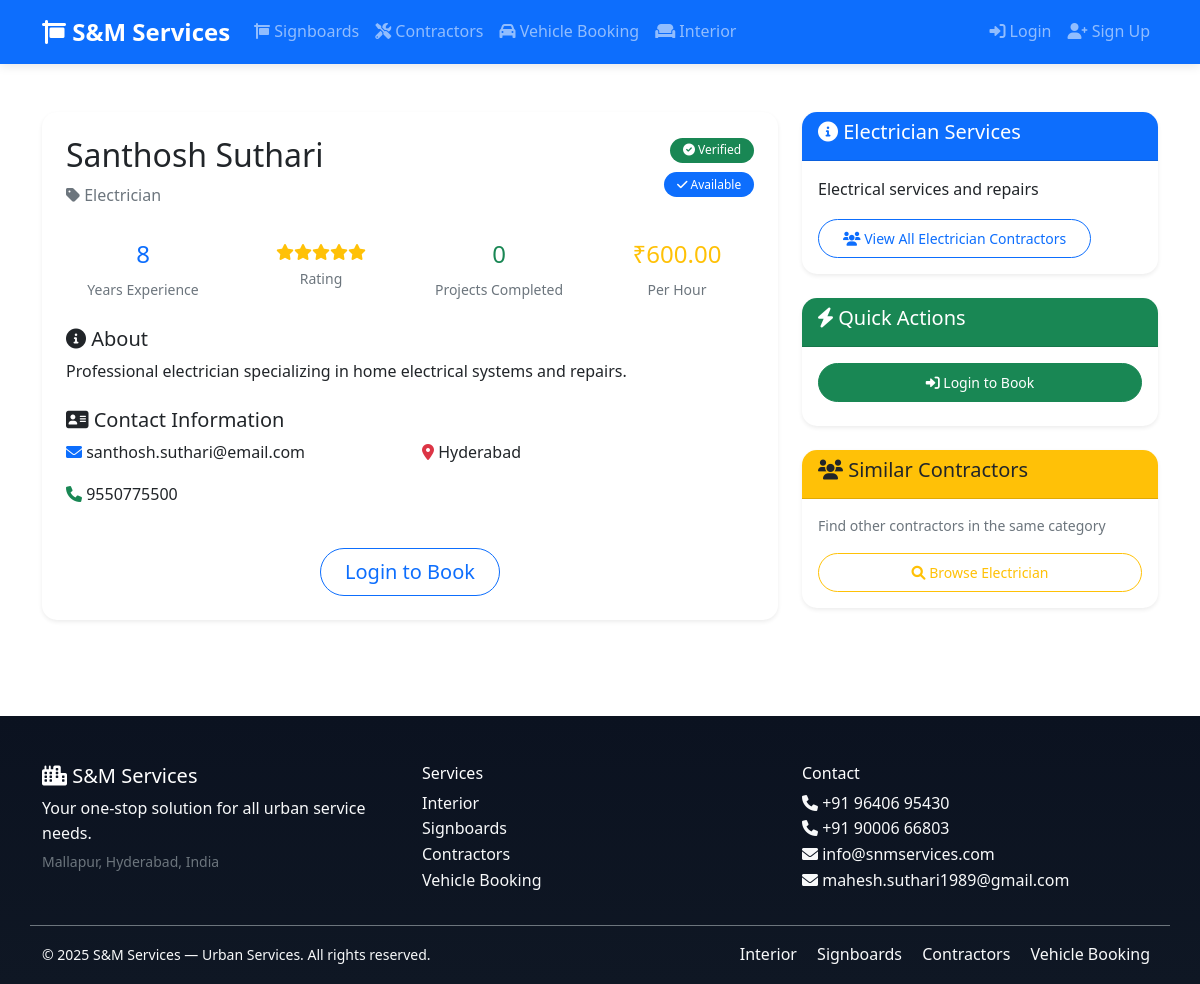
The app's page /contractors/12/ with its own data.
### contractors/models.py (models this page shows, shortened)
class Contractor(models.Model):
    EXPERTISE_CHOICES = [
        ('carpenter', 'Carpenter'),
        ('electrician', 'Electrician'),
        ('plumber', 'Plumber'),
        ('driver', 'Driver'),
        ('barber', 'Barber'),
        ('cleaner', 'Cleaner'),
        ('gardner', 'Gardner'),
        ('welder', 'Welder'),
        ('pipe_fitter', 'Pipe Fitter'),
        ('mechanic', 'Mechanic'),
    ]
    RATING_CHOICES = [
        (1, '1 Star'),
        (2, '2 Stars'),
        (3, '3 Stars'),
        (4, '4 Stars'),
        (5, '5 Stars'),
    ]
    name = models.CharField(max_length=200)
    expertise = models.CharField(max_length=30, choices=EXPERTISE_CHOICES, default='carpenter')
    email = models.EmailField()
    phone = models.CharField(max_length=15)
    address = models.TextField()
    category = models.ForeignKey(ContractorCategory, on_delete=models.CASCADE)
    description = models.TextField()
    experience_years = models.PositiveIntegerField()
    hourly_rate = models.DecimalField(max_digits=10, decimal_places=2)
    profile_image = models.ImageField(upload_to='contractors/', blank=True, null=True)
    is_verified = models.BooleanField(default=False)
    is_available = models.BooleanField(default=True)
    rating = models.PositiveIntegerField(choices=RATING_CHOICES, default=5)
    total_projects = models.PositiveIntegerField(default=0)
    created_at = models.DateTimeField(auto_now_add=True)
    updated_at = models.DateTimeField(auto_now=True)
    class Meta:
        ordering = ['-rating', '-total_projects']

class ContractorCategory(models.Model):
    name = models.CharField(max_length=100)
    description = models.TextField(blank=True)
    created_at = models.DateTimeField(auto_now_add=True)
    class Meta:
        verbose_name_plural = "Contractor Categories"

### contractors/views.py (the view)
# urls.py: path('<int:contractor_id>/', views.contractor_detail, name='detail'),
def contractor_detail(request, contractor_id):
    contractor = get_object_or_404(Contractor, id=contractor_id)
    return render(request, 'contractors/detail.html', {'contractor': contractor})

### templates/contractors/detail.html (shortened to what this page needs)
{% extends 'base.html' %}
{% load static %}
{% block content %}
<div class="container py-5">
    <div class="row">
        <div class="col-lg-8">
            <div class="card shadow-sm border-0">
                <div class="card-body p-4">
                    <div class="d-flex justify-content-between align-items-start mb-4">
                        <div>
                            <h2>{{ contractor.name }}</h2>
                            <p class="text-muted mb-2">
                                <i class="fas fa-tag"></i> {{ contractor.category.name }}
                            </p>
                        </div>
                        <div class="text-end">
                            {% if contractor.is_verified %}
                                <span class="badge bg-success mb-2">
                                    <i class="fas fa-check-circle"></i> Verified
                                </span><br>
                            {% endif %}
                            {% if contractor.is_available %}
                                <span class="badge bg-primary">
                                    <i class="fas fa-check"></i> Available
                                </span>
                            {% else %}
                                <span class="badge bg-secondary">
                                    <i class="fas fa-times"></i> Busy
                                </span>
                            {% endif %}
                        </div>
                    </div>
                    <div class="contractor-stats row mb-4">
                        <div class="col-md-3 text-center">
                            <div class="stat-item">
                                <h4 class="text-primary">{{ contractor.experience_years }}</h4>
                                <small class="text-muted">Years Experience</small>
                            </div>
                        </div>
                        <div class="col-md-3 text-center">
                            <div class="stat-item">
                                <div class="rating-display" data-rating="{{ contractor.rating }}"></div>
                                <small class="text-muted">Rating</small>
                            </div>
                        </div>
                        <div class="col-md-3 text-center">
                            <div class="stat-item">
                                <h4 class="text-success">{{ contractor.total_projects }}</h4>
                                <small class="text-muted">Projects Completed</small>
                            </div>
                        </div>
                        <div class="col-md-3 text-center">
                            <div class="stat-item">
                                <h4 class="text-warning">₹{{ contractor.hourly_rate }}</h4>
                                <small class="text-muted">Per Hour</small>
                            </div>
                        </div>
                    </div>
                    <div class="description mb-4">
                        <h5><i class="fas fa-info-circle"></i> About</h5>
                        <p>{{ contractor.description }}</p>
                    </div>
                    <div class="contact-info mb-4">
                        <h5><i class="fas fa-address-card"></i> Contact Information</h5>
                        <div class="row">
                            <div class="col-md-6">
                                <p><i class="fas fa-envelope text-primary"></i> {{ contractor.email }}</p>
                                <p><i class="fas fa-phone text-success"></i> {{ contractor.phone }}</p>
                            </div>
                            <div class="col-md-6">
                                <p><i class="fas fa-map-marker-alt text-danger"></i> {{ contractor.address }}</p>
                            </div>
                        </div>
                    </div>
                    {% if user.is_authenticated and contractor.is_available %}
                        <div class="text-center">
                            <a href="{% url 'contractors:book' contractor.id %}"
                               class="btn btn-primary btn-lg">
                                <i class="fas fa-calendar-check"></i> Book {{ contractor.name }}
                            </a>
                        </div>
                    {% elif not user.is_authenticated %}
                        <div class="text-center">
                            <a href="{% url 'login' %}" class="btn btn-outline-primary btn-lg">
                                Login to Book
                            </a>
                        </div>
                    {% endif %}
                </div>
            </div>
        </div>
        <div class="col-lg-4">
            <div class="card shadow-sm border-0 mb-4">
                <div class="card-header bg-primary text-white">
                    <h5><i class="fas fa-info-circle"></i> {{ contractor.category.name }} Services</h5>
                </div>
                <div class="card-body">
                    <p>{{ contractor.category.description }}</p>
                    <a href="{% url 'contractors:by_category' contractor.category.id %}"
                       class="btn btn-outline-primary btn-sm">
                        <i class="fas fa-users"></i> View All {{ contractor.category.name }} Contractors
                    </a>
                </div>
            </div>
            <div class="card shadow-sm border-0 mb-4">
                <div class="card-header bg-success text-white">
                    <h5><i class="fas fa-bolt"></i> Quick Actions</h5>
                </div>
                <div class="card-body">
                    {% if user.is_authenticated %}
                        <a href="{% url 'contractors:book' contractor.id %}"
                           class="btn btn-success btn-sm w-100 mb-2">
                            <i class="fas fa-calendar-plus"></i> Book Now
                        </a>
                        <a href="{% url 'contractors:my_bookings' %}"
                           class="btn btn-outline-success btn-sm w-100">
                            <i class="fas fa-history"></i> My Bookings
                        </a>
                    {% else %}
                        <a href="{% url 'login' %}"
                           class="btn btn-success btn-sm w-100 mb-2">
                            <i class="fas fa-sign-in-alt"></i> Login to Book
                        </a>
                    {% endif %}
                </div>
            </div>
            <div class="card shadow-sm border-0">
                <div class="card-header bg-warning text-dark">
                    <h5><i class="fas fa-users"></i> Similar Contractors</h5>
                </div>
                <div class="card-body">
                    <p class="text-muted small">Find other contractors in the same category</p>
                    <a href="{% url 'contractors:by_category' contractor.category.id %}"
                       class="btn btn-outline-warning btn-sm w-100">
                        <i class="fas fa-search"></i> Browse {{ contractor.category.name }}
                    </a>
                </div>
            </div>
        </div>
    </div>
</div>
{% endblock %}

### static/css/style.css (style rules this page uses)
body { font-family: 'Segoe UI', Tahoma, Geneva, Verdana, sans-serif; line-height: 1.6; }
.btn { border-radius: 8px; padding: 10px 20px; font-weight: 500; text-decoration: none; display: inline-block; transition: all 0.3s ease; }
.card { border-radius: 15px; border: none; box-shadow: 0 2px 10px rgba(0, 0, 0, 0.1); transition: all 0.3s ease; }
.badge { font-size: 0.8rem; padding: 5px 10px; }

### static/css/custom.css (style rules this page uses)
.btn { border-radius: 25px; padding: 0.5rem 1.5rem; font-weight: 500; transition: all 0.3s ease; }
.card { border: none; border-radius: 15px; overflow: hidden; box-shadow: 0 5px 15px rgba(0,0,0,0.08); transition: all 0.3s ease; }
.badge { border-radius: 15px; padding: 0.4rem 0.8rem; font-size: 0.75rem; font-weight: 500; }

### records on screen
Contractor: name "Santhosh Suthari", category.name "Electrician", experience_years "8", total_projects "0", hourly_rate "600.00", description "Professional electrician specializing in home electrical systems and repairs.", email "santhosh.suthari@email.com", phone "9550775500", address "Hyderabad", category.description "Electrical services and repairs"
